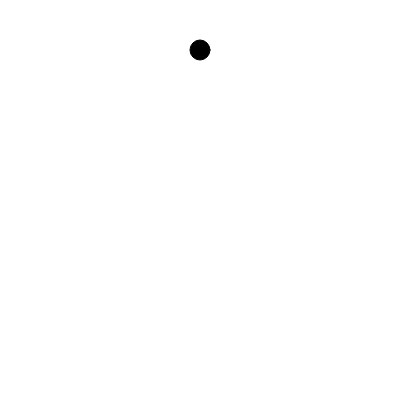
Frame 1 (no input)
Frame 60 (no input): identical to frame 1, image omitted
Frame 120 (the mouse pressed at the canvas centre since frame 60): identical to frame 1, image omitted

The p5.js sketch that drew this single still picture (run headless with seeded random() and noise() and a simulated clock; from frame 60 on, the mouse is pressed at the canvas centre):

// p5.js sketch
// ── sketch.js
let heroBuilder
let originNode, destNode, originX, originY

function setup() {
  createCanvas(400, 400)

  heroBuilder = new HeroBuilder()
}


function draw() {
  background(255)

  if(originNode) {
    line(originNode.pos.x, originNode.pos.y, mouseX, mouseY)
  }

  heroBuilder.draw()
}

function mousePressed() {
  originNode = heroBuilder.getHoveredNode()
  originX = mouseX
  originY = mouseY
}
function mouseReleased() {
  destNode = heroBuilder.getHoveredNode()

  if(mouseX < 0 || mouseX > width || mouseY < 0 || mouseY > height || heroBuilder.getHoveredLink()) {
    originNode = false
    return
  }

  if(originNode && destNode && originNode != destNode) {
    // dragged from one node to another
    var linkText = prompt("Enter Link text")
    if(linkText)
      heroBuilder.LinkNodes(originNode, destNode, linkText)
  } else if(originNode && !destNode) {
    // dragged from one node to nowhere
    var linkText
    var nodeText = prompt("Enter Node text")
    if(nodeText)
      linkText = prompt("Enter Link text")
    if(linkText)
      heroBuilder.addLinkedNode(originNode,nodeText, linkText)
  } else if(!originNode && !destNode && originX == mouseX && originY == mouseY) {
    // empty click
    var nodeText = prompt("Enter Node text")
    if(nodeText)
      heroBuilder.addNode(nodeText)
  }
  originNode = false
}


function mouseClicked() {
  var link = heroBuilder.getHoveredLink()
  if(link) {
    link.text = prompt("Enter Link text")
  }
}

// ── herobuilder.js
class HeroBuilder {

  constructor() {
    this.links = []
    this.nodes = []
    this.bounds = [createVector(0, 0), createVector(0,0)]
    this.nodes.push(new Node("Start",  width / 2, 50))
    this.calculateBounds()
  }

  addNode(text) {
    this.nodes.push(new Node(text || `Node ${this.nodes.length+1}`,  mouseX, mouseY))
    this.calculateBounds()
  }

  addLinkedNode(parentNode, nodeText, linkText) {
    var childNode = new Node(nodeText || `Node ${this.nodes.length+1}`, mouseX, mouseY)
    var link = new Link(linkText || `Link ${this.links.length+1}`, parentNode, childNode)
    childNode.linkFrom.push(link)
    parentNode.linkTo.push(link)
    this.links.push(link)
    this.nodes.push(childNode)
    this.calculateBounds()
  }

  LinkNodes(parentNode, childNode, linkText) {
    var link = new Link(linkText || `Link ${this.links.length+1}`, parentNode, childNode)
    this.links.push(link)
    childNode.linkFrom.push(link)
    parentNode.linkTo.push(link)
  }


  calculateBounds() {
    this.bounds[0].x = this.nodes.reduce( (a, b) => a.pos.x < b.pos.x ? a : b).pos.x - 10
    this.bounds[1].x = this.nodes.reduce( (a, b) => a.pos.x > b.pos.x ? a : b).pos.x + 10
    this.bounds[0].y = this.nodes.reduce( (a, b) => a.pos.y < b.pos.y ? a : b).pos.y - 10
    this.bounds[1].y = this.nodes.reduce( (a, b) => a.pos.y > b.pos.y ? a : b).pos.y + 10
  }

  withinBounds(x, y) {
    return x > this.bounds[0].x
      && y > this.bounds[0].y
      && x < this.bounds[1].x
      && y < this.bounds[1].y
  }

  mouseOver() {
    return this.withinBounds(mouseX, mouseY)
  }

  getHoveredNode() {
    for(var n of this.nodes) {
      if(n.withinBounds(mouseX, mouseY)) {
        return n
      }
    }
    return false
  }

  getHoveredLink() {
    for(var l of this.links) {
      if(l.withinBounds(mouseX, mouseY)) {
        return l
      }
    }
    return false
  }

  refresh() {

  }

  draw() {
    if(this.mouseOver()) {
      noFill()
      stroke(0, 255, 0)
      rect(this.bounds[0].x, this.bounds[0].y, this.bounds[1].x - this.bounds[0].x, this.bounds[1].y - this.bounds[0].y)
    }
    this.nodes.forEach(n => n.draw())
    this.links.forEach(n => n.draw())
  }
}

// ── link.js
class Link {

  constructor(text, parentNode, childNode) {
    this.parentNode = parentNode
    this.childNode = childNode
    this.text = text || ""
    this.bounds = [createVector((parentNode.pos.x + childNode.pos.x) / 2 - 10, (parentNode.pos.y + childNode.pos.y) / 2 - 10),
      createVector((parentNode.pos.x + childNode.pos.x)/ 2 + 10, (parentNode.pos.y + childNode.pos.y) / 2 + 10)]
  }

  withinBounds(x, y) {
    return x > this.bounds[0].x
      && y > this.bounds[0].y
      && x < this.bounds[1].x
      && y < this.bounds[1].y
  }

  mouseOver() {
    return this.withinBounds(mouseX, mouseY)
  }

  draw() {
    if(this.mouseOver()) {
      noFill()
      stroke(255, 0, 0)
      rect(this.bounds[0].x, this.bounds[0].y, this.bounds[1].x - this.bounds[0].x, this.bounds[1].y - this.bounds[0].y)
      fill(0)
      noStroke()
      text(this.text, this.bounds[1].x, this.bounds[1].y, 100, 100)
    }
    stroke(0)
    line(this.parentNode.pos.x, this.parentNode.pos.y, this.childNode.pos.x, this.childNode.pos.y)
  }
}

// ── node.js
class Node {

  constructor(text, x, y) {
    this.text = text || ""
    this.pos = createVector(x, y)
    this.bounds = [createVector(x-10, y-10), createVector(x+10, y+10)]
    this.linksFrom = []
    this.linksTo = []
  }


  withinBounds(x, y) {
    return x > this.bounds[0].x
      && y > this.bounds[0].y
      && x < this.bounds[1].x
      && y < this.bounds[1].y
  }

  mouseOver() {
    return this.withinBounds(mouseX, mouseY)
  }

  draw() {
    if(this.mouseOver()) {
      noFill()
      stroke(255, 0, 0)
      rect(this.bounds[0].x, this.bounds[0].y, this.bounds[1].x - this.bounds[0].x, this.bounds[1].y - this.bounds[0].y)
      fill(0)
      noStroke()
      text(this.text, this.bounds[1].x, this.bounds[1].y, 100, 100)
    }
    stroke(0)
    fill(0)
    ellipse(this.pos.x, this.pos.y, 20)
  }

}
